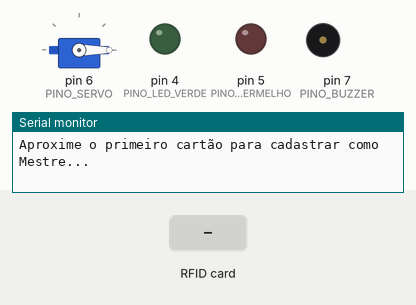
Recording of a sketch running on a simulated Arduino Uno, built with avr-gcc and run on an emulated ATmega328P. Parts: servo, output pins drawn as LEDs (lit = HIGH), buzzer (waves = sounding, pin HIGH), the last lines printed to the serial monitor. The test bench sets the inputs (shaded band). Pins used as bus, display or sensor lines are not drawn.

Above: at 1.3 s.
1.4 s: RFID card DE AD BE EF held to the reader
At 1.65 s:
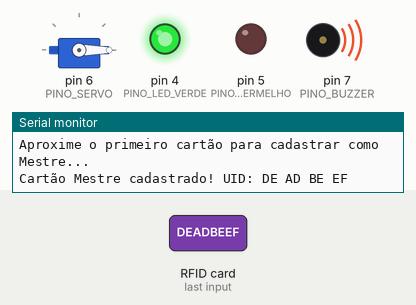
3.2 s: RFID card 5E 7A 19 C4 held to the reader
At 3.6 s:
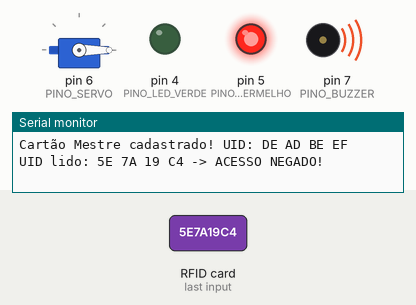
5.8 s: RFID card DE AD BE EF held to the reader
At 6.4 s:
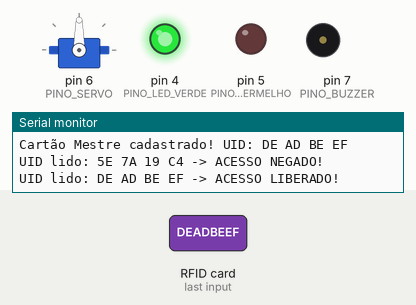
Timing chart, 0 to 10.4 s (numbered marks = the images above; inputs shaded):
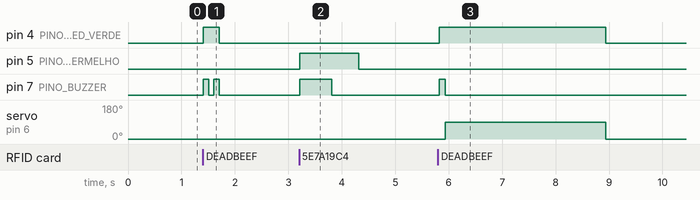

The sketch:

p57_controle_de_acesso_com_cartao_rfid.ino
```cpp
/*
 * Projeto 57: Controle de Acesso com Cartão RFID
 * O que faz: Lê cartões/tags no leitor RFID RC522 (3.3V) e libera a catraca (Servo SG90) para o UID autorizado.
 * Ligações: D9 (RST), D10 (SDA/SS), D11 (MOSI), D12 (MISO), D13 (SCK), D6 (Servo), D4 (LED Verde), D5 (LED Vermelho), D7 (Buzzer)
 * Bibliotecas: SPI, MFRC522 (GithubCommunity), Servo
 * Material: 80 Projetos Arduino
 */

#include <SPI.h>
#include <MFRC522.h>
#include <Servo.h>

const byte PINO_LED_VERDE = 4;    // LED de acesso permitido
const byte PINO_LED_VERMELHO = 5; // LED de acesso negado
const byte PINO_SERVO = 6;        // Sinal do servo da catraca
const byte PINO_BUZZER = 7;       // Buzzer ativo 5V
const byte PINO_RST = 9;          // Pino RST do RC522
const byte PINO_SDA = 10;         // Pino SDA (SS) do RC522
const byte PINO_MOSI = 11;        // SPI MOSI do RC522
const byte PINO_MISO = 12;        // SPI MISO do RC522
const byte PINO_SCK = 13;         // SPI SCK do RC522

const bool AUTO_CADASTRAR_PRIMEIRO = true; // AJUSTE AQUI: cadastra o 1º cartão aproximado como Mestre

MFRC522 rfid(PINO_SDA, PINO_RST);
Servo catraca;

byte uidMestre[4] = {0xDE, 0xAD, 0xBE, 0xEF};
bool mestreDefinido = !AUTO_CADASTRAR_PRIMEIRO;

void imprimirUid(const byte* uid) {
  for (byte i = 0; i < 4; i++) {
    if (uid[i] < 0x10) Serial.print('0');
    Serial.print(uid[i], HEX);
    if (i < 3) Serial.print(' ');
  }
}

void setup() {
  Serial.begin(9600);
  (void)PINO_MOSI;
  (void)PINO_MISO;
  (void)PINO_SCK;

  pinMode(PINO_LED_VERDE, OUTPUT);
  pinMode(PINO_LED_VERMELHO, OUTPUT);
  pinMode(PINO_BUZZER, OUTPUT);

  catraca.attach(PINO_SERVO);
  catraca.write(0);

  SPI.begin();
  rfid.PCD_Init();

  Serial.println(F("Sistema pronto! Controle de Acesso RFID RC522 ativo."));
  if (!mestreDefinido) {
    Serial.println(F("Aproxime o primeiro cartão para cadastrar como Mestre..."));
  }
}

void loop() {
  if (!rfid.PICC_IsNewCardPresent() || !rfid.PICC_ReadCardSerial()) {
    return;
  }

  if (!mestreDefinido) {
    for (byte i = 0; i < 4; i++) {
      uidMestre[i] = rfid.uid.uidByte[i];
    }
    mestreDefinido = true;
    Serial.print(F("Cartão Mestre cadastrado! UID: "));
    imprimirUid(uidMestre);
    Serial.println();

    digitalWrite(PINO_LED_VERDE, HIGH);
    digitalWrite(PINO_BUZZER, HIGH);
    delay(100);
    digitalWrite(PINO_BUZZER, LOW);
    delay(100);
    digitalWrite(PINO_BUZZER, HIGH);
    delay(100);
    digitalWrite(PINO_BUZZER, LOW);
    digitalWrite(PINO_LED_VERDE, LOW);

    rfid.PICC_HaltA();
    rfid.PCD_StopCrypto1();
    return;
  }

  Serial.print(F("UID lido: "));
  imprimirUid(rfid.uid.uidByte);

  bool autorizado = true;
  for (byte i = 0; i < 4; i++) {
    if (rfid.uid.uidByte[i] != uidMestre[i]) {
      autorizado = false;
      break;
    }
  }

  if (autorizado) {
    Serial.println(F(" -> ACESSO LIBERADO!"));
    digitalWrite(PINO_LED_VERDE, HIGH);
    digitalWrite(PINO_BUZZER, HIGH);
    delay(120);
    digitalWrite(PINO_BUZZER, LOW);
    catraca.write(90);
    delay(3000);
    catraca.write(0);
    digitalWrite(PINO_LED_VERDE, LOW);
  } else {
    Serial.println(F(" -> ACESSO NEGADO!"));
    digitalWrite(PINO_LED_VERMELHO, HIGH);
    digitalWrite(PINO_BUZZER, HIGH);
    delay(600);
    digitalWrite(PINO_BUZZER, LOW);
    delay(500);
    digitalWrite(PINO_LED_VERMELHO, LOW);
  }

  rfid.PICC_HaltA();
  rfid.PCD_StopCrypto1();
}
```

Measured:
- after the input at 1.4 s, pin 4 (PINO_LED_VERDE): LOW → HIGH at once, → LOW 0.30 s later; pin 7 (PINO_BUZZER): alternates HIGH for 0.10 s and LOW for 0.10 s, 4 changes in all, then stays LOW, starting at once
- after the input at 3.2 s, pin 5 (PINO_LED_VERMELHO): LOW → HIGH at once, → LOW 1.1 s later; pin 7 (PINO_BUZZER): LOW → HIGH at once, → LOW 0.60 s later
- after the input at 5.8 s, pin 4 (PINO_LED_VERDE): LOW → HIGH at once, → LOW 3.1 s later; pin 7 (PINO_BUZZER): LOW → HIGH at once, → LOW 0.12 s later; servo on pin 6 (PINO_SERVO): 0° → 90° after 0.14 s, → 0° 3.0 s later
